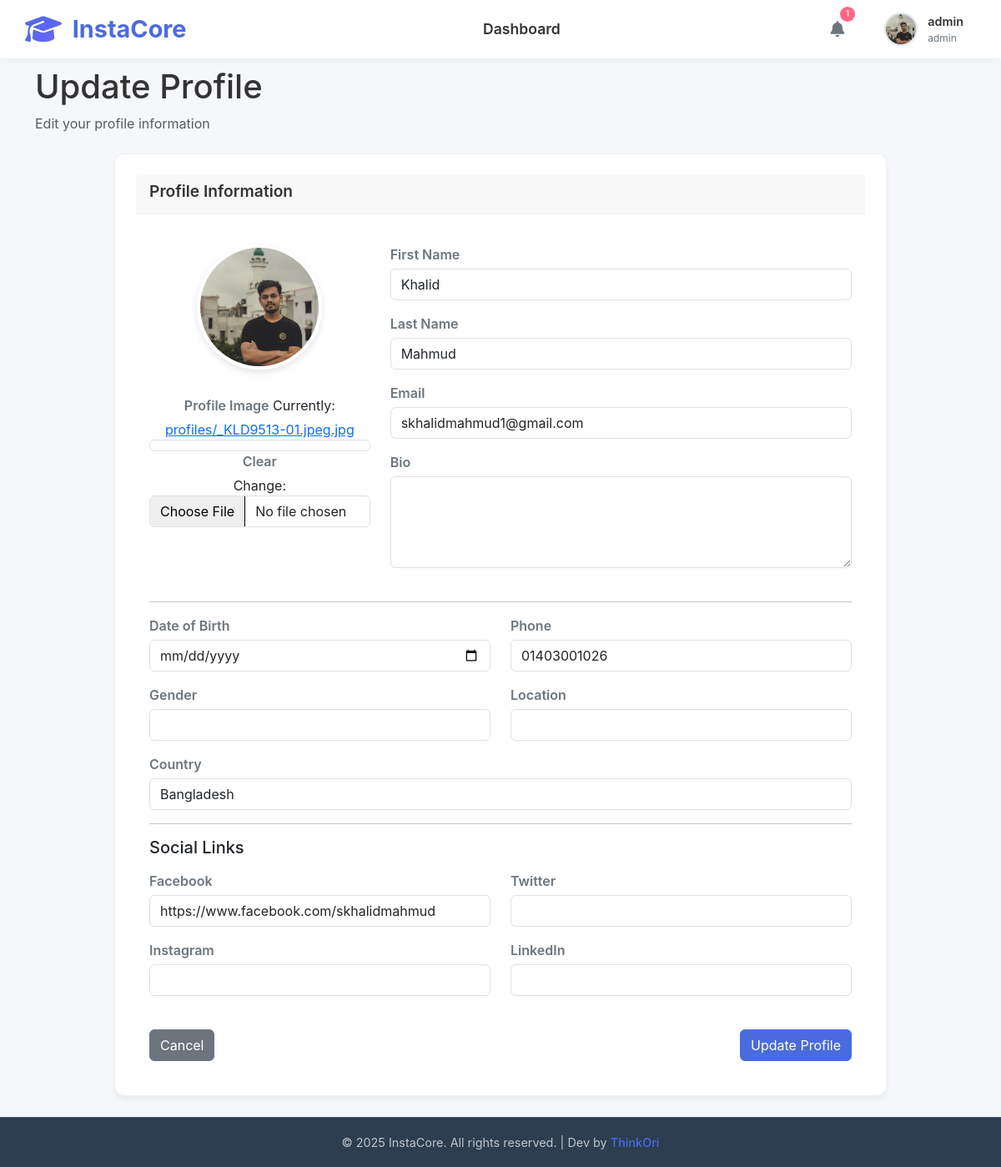
The app's page /profile/update/ (signed in) with its own data.
### AuthApp/models.py (models this page shows, shortened)
class User(AbstractUser):
    ROLE_CHOICES = [
        ('admin', 'Admin'),
        ('employee', 'Employee'),
        ('student', 'Student'),
        ('candidate', 'Candidate'),
    ]
    SUBROLE_CHOICES = [
        ('faculty', 'Faculty'),
        ('hr', 'HR'),
        ('finance', 'Finance'),
        ('marketing', 'Marketing'),
        ('it', 'IT'),
        ('teacher', 'Teacher'),
        ('other', 'Other'),
    ]
    role = models.CharField(max_length=20, choices=ROLE_CHOICES, default='student', blank=True, null=True)
    sub_role = models.CharField(max_length=30, choices=SUBROLE_CHOICES, blank=True, null=True)
    image = models.ImageField(upload_to="profiles/", blank=True, null=True)
    bio = models.TextField(blank=True)
    date_of_birth = models.DateField(blank=True, null=True)
    phone = models.CharField(max_length=20, blank=True)
    gender = models.CharField(max_length=10, blank=True)
    location = models.CharField(max_length=100, blank=True)
    country = models.CharField(max_length=50, blank=True)
    facebook = models.URLField(blank=True)
    twitter = models.URLField(blank=True)
    instagram = models.URLField(blank=True)
    linkedin = models.URLField(blank=True)
    is_active = models.BooleanField(default=True)
    is_temporary = models.BooleanField(default=False)  # For temporary accounts

### AuthApp/views.py (the view)
# urls.py: path('profile/update/', views.update_profile, name='update_profile'),
@login_required
def update_profile(request):
    user = request.user
    if request.method == 'POST':
        form = UserProfileForm(request.POST, request.FILES, instance=user)
        if form.is_valid():
            form.save()
            messages.success(request, 'Your profile has been updated successfully!')
            return redirect('auth:profile')
    else:
        form = UserProfileForm(instance=user)
    context = {
        'form': form
    }
    return render(request, 'AuthApp/update_profile.html', context)

### AuthApp/forms.py
class UserProfileForm(forms.ModelForm):
    class Meta:
        model = User
        fields = ['first_name', 'last_name', 'email', 'image', 'bio', 'date_of_birth',
                  'phone', 'gender', 'location', 'country',
                  'facebook', 'twitter', 'instagram', 'linkedin']
        widgets = {
            'date_of_birth': forms.DateInput(attrs={'type': 'date'}),
            'bio': forms.Textarea(attrs={'rows': 4}),
        }

### AuthApp/templates/AuthApp/update_profile.html (shortened to what this page needs)
<!DOCTYPE html>
<html lang="en">
<head>
    <link rel="stylesheet" href="https://cdnjs.cloudflare.com/ajax/libs/font-awesome/6.4.0/css/all.min.css">
    <link href="https://cdn.jsdelivr.net/npm/bootstrap@5.3.0/dist/css/bootstrap.min.css" rel="stylesheet">
</head>
<body>
    {% include "header.html" %}
    <main class="container">
        <div class="page-header mb-4">
            <h1>Update Profile</h1>
            <p class="text-muted">Edit your profile information</p>
        </div>
        <div class="row">
            <div class="col-lg-10 offset-lg-1">
                <div class="card">
                    <div class="card-header">
                        <h4 class="card-title mb-0">Profile Information</h4>
                    </div>
                    <div class="card-body">
                        <form method="post" enctype="multipart/form-data">
                            <div class="row mb-4">
                                <div class="col-md-4 text-center">
                                    <div class="mb-3">
                                        {% if user.image %}
                                            <img src="{{ user.image.url }}" alt="Profile" class="profile-image-preview" id="imagePreview">
                                        {% else %}
                                            <div class="rounded-circle d-flex align-items-center justify-content-center bg-light mx-auto" style="width: 150px; height: 150px;" id="imagePreview">
                                                <i class="fas fa-user fa-3x text-secondary"></i>
                                            </div>
                                        {% endif %}
                                    </div>
                                    <div class="mb-3">
                                        <label for="{{ form.image.id_for_label }}" class="form-label">Profile Image</label>
                                        {{ form.image }}
                                    </div>
                                </div>
                                <div class="col-md-8">
                                    <div class="mb-3">
                                        <label for="{{ form.first_name.id_for_label }}" class="form-label">First Name</label>
                                        {{ form.first_name }}
                                    </div>
                                    <div class="mb-3">
                                        <label for="{{ form.last_name.id_for_label }}" class="form-label">Last Name</label>
                                        {{ form.last_name }}
                                    </div>
                                    <div class="mb-3">
                                        <label for="{{ form.email.id_for_label }}" class="form-label">Email</label>
                                        {{ form.email }}
                                    </div>
                                    <div class="mb-3">
                                        <label for="{{ form.bio.id_for_label }}" class="form-label">Bio</label>
                                        {{ form.bio }}
                                    </div>
                                </div>
                            </div>
                            <hr>
                            <div class="row">
                                <div class="col-md-6 mb-3">
                                    <label for="{{ form.date_of_birth.id_for_label }}" class="form-label">Date of Birth</label>
                                    {{ form.date_of_birth }}
                                </div>
                                <div class="col-md-6 mb-3">
                                    <label for="{{ form.phone.id_for_label }}" class="form-label">Phone</label>
                                    {{ form.phone }}
                                </div>
                            </div>
                            <div class="row">
                                <div class="col-md-6 mb-3">
                                    <label for="{{ form.gender.id_for_label }}" class="form-label">Gender</label>
                                    {{ form.gender }}
                                </div>
                                <div class="col-md-6 mb-3">
                                    <label for="{{ form.location.id_for_label }}" class="form-label">Location</label>
                                    {{ form.location }}
                                </div>
                            </div>
                            <div class="mb-3">
                                <label for="{{ form.country.id_for_label }}" class="form-label">Country</label>
                                {{ form.country }}
                            </div>
                            <hr>
                            <h5 class="mb-3">Social Links</h5>
                            <div class="row">
                                <div class="col-md-6 mb-3">
                                    <label for="{{ form.facebook.id_for_label }}" class="form-label">Facebook</label>
                                    {{ form.facebook }}
                                </div>
                                <div class="col-md-6 mb-3">
                                    <label for="{{ form.twitter.id_for_label }}" class="form-label">Twitter</label>
                                    {{ form.twitter }}
                                </div>
                            </div>
                            <div class="row">
                                <div class="col-md-6 mb-3">
                                    <label for="{{ form.instagram.id_for_label }}" class="form-label">Instagram</label>
                                    {{ form.instagram }}
                                </div>
                                <div class="col-md-6 mb-3">
                                    <label for="{{ form.linkedin.id_for_label }}" class="form-label">LinkedIn</label>
                                    {{ form.linkedin }}
                                </div>
                            </div>
                            <div class="d-flex justify-content-between mt-4">
                                {% if user.role == 'admin' %}
                                    <a href="{% url 'admin_dashboard:dashboard' %}" class="btn btn-secondary">Cancel</a>
                                {% elif user.role == 'employee' %}
                                    <a href="{% url 'employee:dashboard' %}" class="btn btn-secondary">Cancel</a>
                                {% elif user.role == 'student' %}
                                    <a href="{% url 'student:dashboard' %}" class="btn btn-secondary">Cancel</a>
                                {% elif user.role == 'candidate' %}
                                    <a href="{% url 'candidate:dashboard' %}" class="btn btn-secondary">Cancel</a>
                                {% endif %}
                                <button type="submit" class="btn btn-primary">Update Profile</button>
                            </div>
                        </form>
                    </div>
                </div>
            </div>
        </div>
    </main>
    <footer class="footer">
        <div class="container">
            <p>&copy; <span id="currentYear">2023</span> InstaCore. All rights reserved. | Dev by <a href="https://github.com/ThinkOri" target="_blank">ThinkOri</a></p>
        </div>
    </footer>
</body>
</html>

### templates/header.html (shortened to what this page needs)
<header class="header">
        <div class="logo">
            <i class="fas fa-graduation-cap"></i>
            <span>InstaCore</span>
        </div>
        <div class="nav-center">
            {% if user.role == 'admin' %}
                <a href="{% url 'admin_dashboard:dashboard' %}" class="btn">Dashboard</a>
            {% elif user.role == 'employee' %}
                <a href="{% url 'employee:dashboard' %}" class="btn">Dashboard</a>
            {% elif user.role == 'student' %}
                <a href="{% url 'student:dashboard' %}" class="btn">Dashboard</a>
            {% elif user.role == 'candidate' %}
                <a href="{% url 'candidate:dashboard' %}" class="btn">Dashboard</a>
            {% endif %}
        </div>
        <div class="header-actions">
            <div class="notification-container">
                <div class="notification-icon">
                    <i class="fas fa-bell"></i>
                    <span class="notification-badge">1</span>
                </div>
            </div>
            <div class="profile-container">
                <div class="profile-wrapper">
                    <img src="{{ user.image.url }}" alt="Profile" class="profile-image">
                    <div class="profile-info">
                        <div class="profile-name">{{user.username}}</div>
                        <div class="profile-role">{{user.role}}</div>
                    </div>
                </div>
            </div>
        </div>
    </header>

### AuthApp/templates/AuthApp/update_profile.html (style rules this page uses)
:root { --primary-color: #4a6bdf; --secondary-color: #6c63ff; --accent-color: #ff6584; --text-color: #333; --light-gray: #f8f9fa; --dark-gray: #6c757d; --white: #ffffff; --card-shadow: 0 4px 6px rgba(0, 0, 0, 0.05); --hover-shadow: 0 10px 15px rgba(0, 0, 0, 0.1); }
* { margin: 0; padding: 0; box-sizing: border-box; }
body { font-family: 'Inter', -apple-system, BlinkMacSystemFont, 'Segoe UI', Roboto, sans-serif; background-color: #f5f7fb; color: var(--text-color); padding-top: 80px; padding-bottom: 60px; }
.header { background-color: var(--white); box-shadow: 0 2px 10px rgba(0, 0, 0, 0.05); height: 70px; position: fixed; width: 100%; top: 0; z-index: 1000; display: flex; align-items: center; padding: 0 30px; transition: all 0.3s ease; }
.logo { display: flex; align-items: center; font-size: 1.8rem; font-weight: 700; color: var(--primary-color); margin-right: 40px; }
.logo i { margin-right: 0.8rem; font-size: 2.2rem; background: linear-gradient(135deg, var(--primary-color), var(--secondary-color)); -webkit-background-clip: text; background-clip: text; color: transparent; }
.nav-center { display: flex; align-items: center; margin-left: auto; margin-right: auto; }
.nav-center a { text-decoration: none; color: var(--text-color); font-weight: 600; font-size: 1.1rem; padding: 10px 20px; border-radius: 8px; transition: all 0.3s; }
.header-actions { display: flex; align-items: center; }
.notification-container { position: relative; margin-right: 25px; }
.notification-icon { position: relative; cursor: pointer; color: var(--dark-gray); font-size: 1.2rem; transition: color 0.3s; padding: 8px; border-radius: 50%; }
.notification-badge { position: absolute; top: -5px; right: -5px; background-color: var(--accent-color); color: white; font-size: 0.65rem; width: 18px; height: 18px; border-radius: 50%; display: flex; align-items: center; justify-content: center; }
.profile-container { position: relative; }
.profile-wrapper { display: flex; align-items: center; cursor: pointer; padding: 8px 15px; border-radius: 30px; transition: background-color 0.3s; }
.profile-image { width: 40px; height: 40px; border-radius: 50%; object-fit: cover; border: 2px solid #e1e5eb; }
.profile-info { margin-left: 12px; }
.profile-name { font-size: 0.9rem; font-weight: 600; color: var(--text-color); }
.profile-role { font-size: 0.75rem; color: var(--dark-gray); }
.footer { background-color: #2c3e50; color: rgba(255, 255, 255, 0.7); height: 60px; position: fixed; bottom: 0; width: 100%; z-index: 1000; display: flex; align-items: center; justify-content: center; border-top: 1px solid rgba(255, 255, 255, 0.1); }
.footer p { margin: 0; font-size: 0.9rem; text-align: center; }
.footer a { color: var(--primary-color); text-decoration: none; font-weight: 500; }
.card { background-color: white; border-radius: 12px; box-shadow: var(--card-shadow); padding: 25px; transition: all 0.3s ease; border: 1px solid #f0f0f0; margin-bottom: 25px; }
.card-header { display: flex; justify-content: space-between; align-items: center; margin-bottom: 20px; padding-bottom: 15px; border-bottom: 1px solid #eee; }
.card-title { font-size: 1.2rem; font-weight: 600; color: var(--text-color); margin: 0; }
.form-label { font-weight: 600; color: var(--dark-gray); margin-bottom: 5px; }
.btn-primary { background-color: var(--primary-color); border-color: var(--primary-color); }
.profile-image-preview { width: 150px; height: 150px; border-radius: 50%; object-fit: cover; border: 4px solid #fff; box-shadow: 0 4px 8px rgba(0, 0, 0, 0.1); margin-bottom: 15px; }

### records on screen
User: image (picture), username "admin", role "admin", first_name "Khalid", last_name "Mahmud", email "skhalidmahmud1@gmail.com", phone "01403001026", country "Bangladesh", facebook "https://www.facebook.com/skhalidmahmud"
